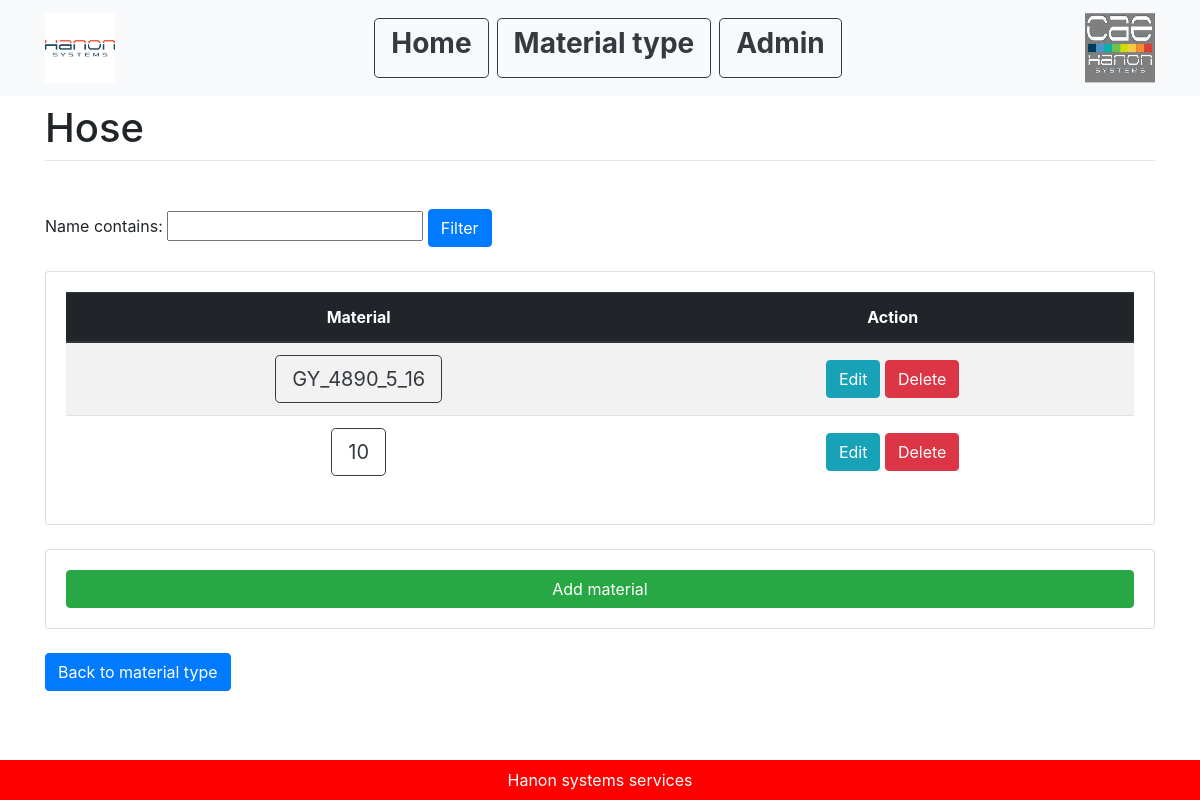
The app's page /material_type_list/4, older data.
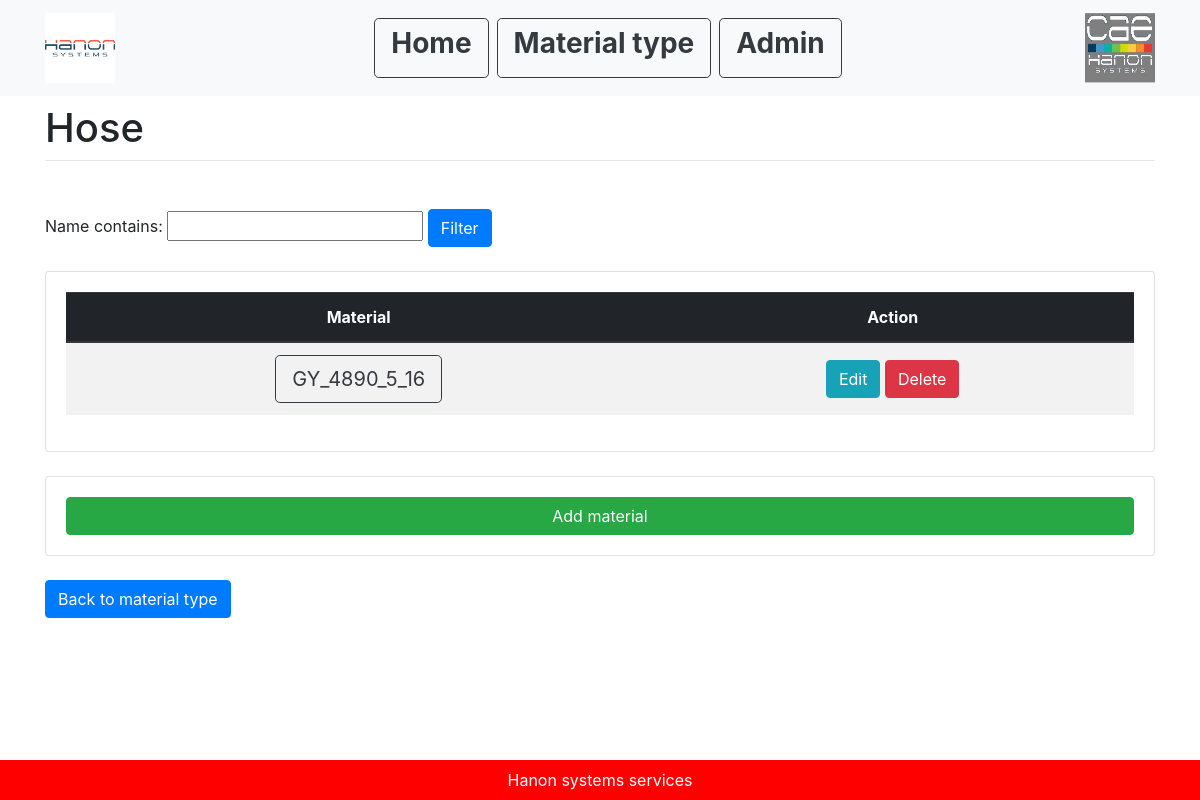
The same page, newer data.
### main/models.py (models this page shows, shortened)
class Hose(models.Model):
    name = models.CharField(max_length=200, unique=True)
    type = models.CharField(max_length=200)
    material_type_id = models.ForeignKey(MaterialType, on_delete=models.CASCADE)

### main/views.py (the view, shortened to what this page needs)
# urls.py: path('material_type_list/<int:material_type_id>', views.material_list, name= "material_list"),
def material_list(response, material_type_id):
    material_type = MaterialType.objects.get(pk=material_type_id)
    if len(material_type.hose_set.all()) != 0:
        hose_ls = Hose.objects.filter(material_type_id=material_type_id)
        my_filter = MaterialFilter(response.GET, queryset=hose_ls)
        hose_ls = my_filter.qs
        return render(response, "main/hose_list.html", {
            "hose_ls": hose_ls,
            "material_type": material_type,
            "my_filter": my_filter,
        })

### main/templates/main/hose_list.html (shortened to what this page needs)
{% extends "main/base.html" %}
{% block content %}
<h1 class="mt-2">{{material_type.name}}</h1>
<hr class="mt-0 mb-4">
<br>
<div>
   <form method="get">
   {{my_filter.form}}
   <button class="btn btn-primary" type="submit">Filter</button>
   </form>
</div>
<br>
<div class="card card-body">
   <table class="table table-striped">
     <thead class="thead-dark">
     <tr>
         <th class="text-center align-middle" scope="col">Material </th>
         <th class="text-center align-middle" scope="col">Action</th>
     </tr>
     </thead>
     <tbody>
         {% for item in hose_ls %}
         <tr>
             <td class="text-center align-middle">
                 <a class="btn btn-outline-dark btn-lg" href="{%url 'material_info' material_type.id item.id%}" role="button">{{item.name}}</a>
             </td>
             <td class="text-center align-middle">
               <a class="btn btn-info" href="{%url 'update_hose' material_type.id item.id%}">Edit</a>
               <a class="btn btn-danger" href="{%url 'delete_hose' material_type.id item.id%}">Delete</a>
             </td>
         </tr>
         {% empty %}
         <h2>Sorry no available data</h2>
         {% endfor %}
     </tbody>
   </table>
</div>
<br>
<div class="card card-body">
    <a class="btn btn-success " href="{%url 'create_hose' material_type.id %}">Add material</a>
</div>
<br>
<a class="btn btn-primary" href="/material_type_list" role="button">Back to material type</a>
{% endblock %}

Row changes from the older to the newer data that the page shows:
removed Hose: name "10"
